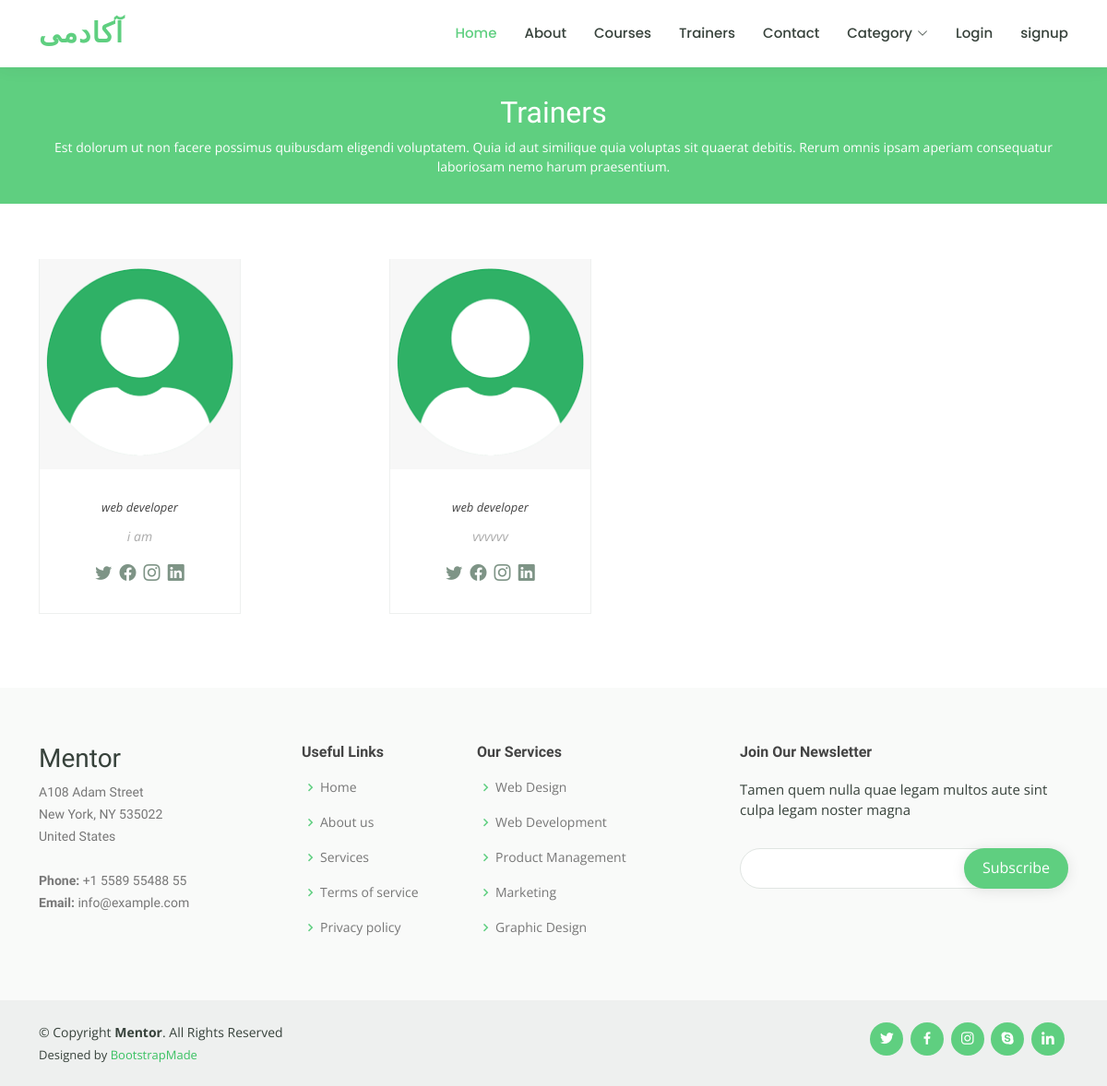
Page /trainer on the committed database.
### courses/models.py (models this page shows, shortened)
class Trainer(models.Model):
    info = models.ForeignKey(CustomeUser , on_delete=models.CASCADE)
    skills = models.ManyToManyField(Skills)
    description = models.TextField()
    image = models.ImageField(upload_to='trainer', default='teacher.png')
    twitter = models.CharField(max_length=255, default='#')
    facebook = models.CharField(max_length=255, default='#')
    instagram = models.CharField(max_length=255, default='#')
    linkdin = models.CharField(max_length=255, default='#')
    status = models.BooleanField(default=False)
    updated_datetime = models.DateTimeField(auto_now=True)

class Skills(models.Model):
    name = models.CharField(max_length=100)

### root/views.py (the view, shortened to what this page needs)
# urls.py: path("trainer",trainer,name="trainer")
def trainer(request):
    if request.method =='GET':
        trainer = Trainer.objects.filter(status=True)
        context = {
            'trainer':trainer,
        }
        return render(request,"root/trainers.html",context=context)

### courses/context_processors.py (called while the page is built)
def cart(request):
    cart = Cart(request)
    return {'cart':cart}

### root/templatetags/custom_tags.py (called while the page is built)
@register.simple_tag
def category():
    category = Category.objects.all()
    return category

### templates/root/trainers.html (shortened to what this page needs)
{% extends 'base.html' %}
{% load static %}
{% load custom_tags %}
{% block 'content' %}
  <main id="main" data-aos="fade-in">
    <div class="breadcrumbs">
      <div class="container">
        <h2>Trainers</h2>
        <p>Est dolorum ut non facere possimus quibusdam eligendi voluptatem. Quia id aut similique quia voluptas sit quaerat debitis. Rerum omnis ipsam aperiam consequatur laboriosam nemo harum praesentium. </p>
      </div>
    </div>
    <section id="trainers" class="trainers">
      <div class="container" data-aos="fade-up">
        <div class="row" data-aos="zoom-in" data-aos-delay="100">
          {% for tr in trainer %}
          <div class="col-lg-4 col-md-6 d-flex align-items-stretch">
            <div class="member">
              <img src={{tr.image.url}} class="img-fluid" alt="">
              <div class="member-content">
                {% for sk in tr.skills.all %}
                <span>{{sk.name}}</span>
                {% endfor %}
                <p>
                  {{tr.description}}
                </p>
                <div class="social">
                  <a href={{tr.twitter}}><i class="bi bi-twitter"></i></a>
                  <a href={{tr.facebook}}><i class="bi bi-facebook"></i></a>
                  <a href={{tr.instagram}}><i class="bi bi-instagram"></i></a>
                  <a href={{tr.linkdin}}><i class="bi bi-linkedin"></i></a>
                </div>
              </div>
            </div>
          </div>
          {% endfor %}
        </div>
      </div>
    </section>
  </main>
{% endblock 'content' %}

### static/assets/css/style.css (style rules this page uses)
body { font-family: "Open Sans", sans-serif; color: #444444; }
a { color: #5fcf80; text-decoration: none; }
h1, h2, h3, h4, h5, h6 { font-family: "Raleway", sans-serif; }
section { padding: 60px 0; overflow: hidden; }
.breadcrumbs { margin-top: 73px; text-align: center; background: #5fcf80; padding: 30px 0; color: #fff; }
.breadcrumbs h2 { font-size: 32px; font-weight: 500; }
.breadcrumbs p { font-size: 14px; margin-bottom: 0; }
.trainers .member { text-align: center; margin-bottom: 20px; background: #fff; border: 1px solid #eef0ef; }
.trainers .member img { margin: -1px -1px 30px -1px; }
.trainers .member .member-content { padding: 0 20px 30px 20px; }
.trainers .member span { font-style: italic; display: block; font-size: 13px; }
.trainers .member p { padding-top: 10px; font-size: 14px; font-style: italic; color: #aaaaaa; }
.trainers .member .social { margin-top: 15px; }
.trainers .member .social a { color: #7e9486; transition: 0.3s; }
.trainers .member .social i { font-size: 18px; margin: 0 2px; }

### rows in the picture
Trainer: image (picture), description "i am"
Skills: name "web developer"
Trainer: image (picture), description "vvvvvv"
